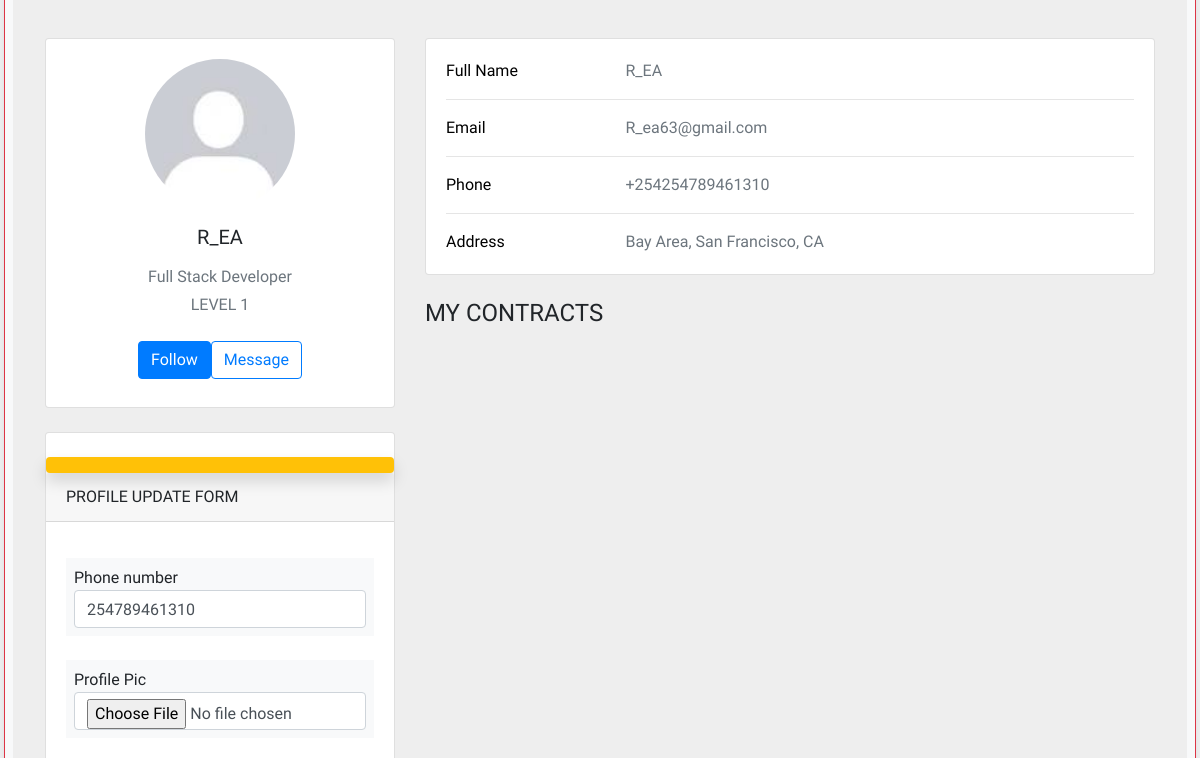
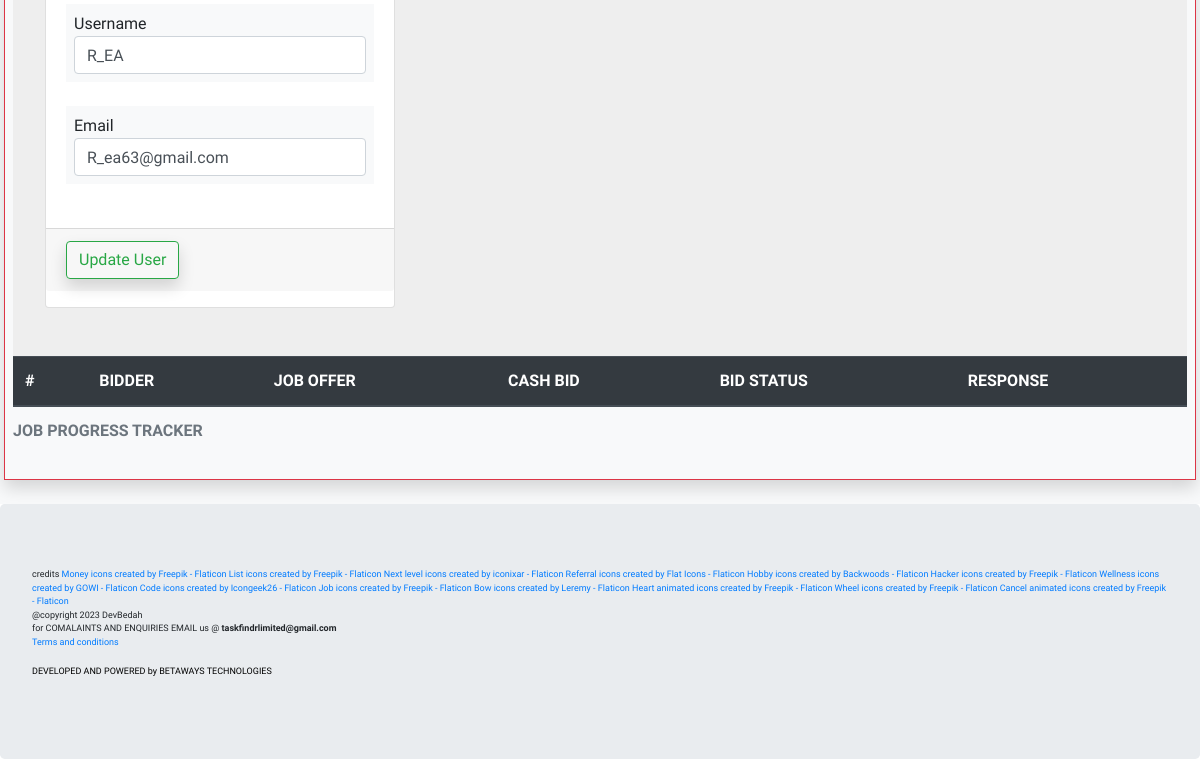
Page /profile/ (signed in, lower part) on the earlier database version (2 pictures, top to bottom).
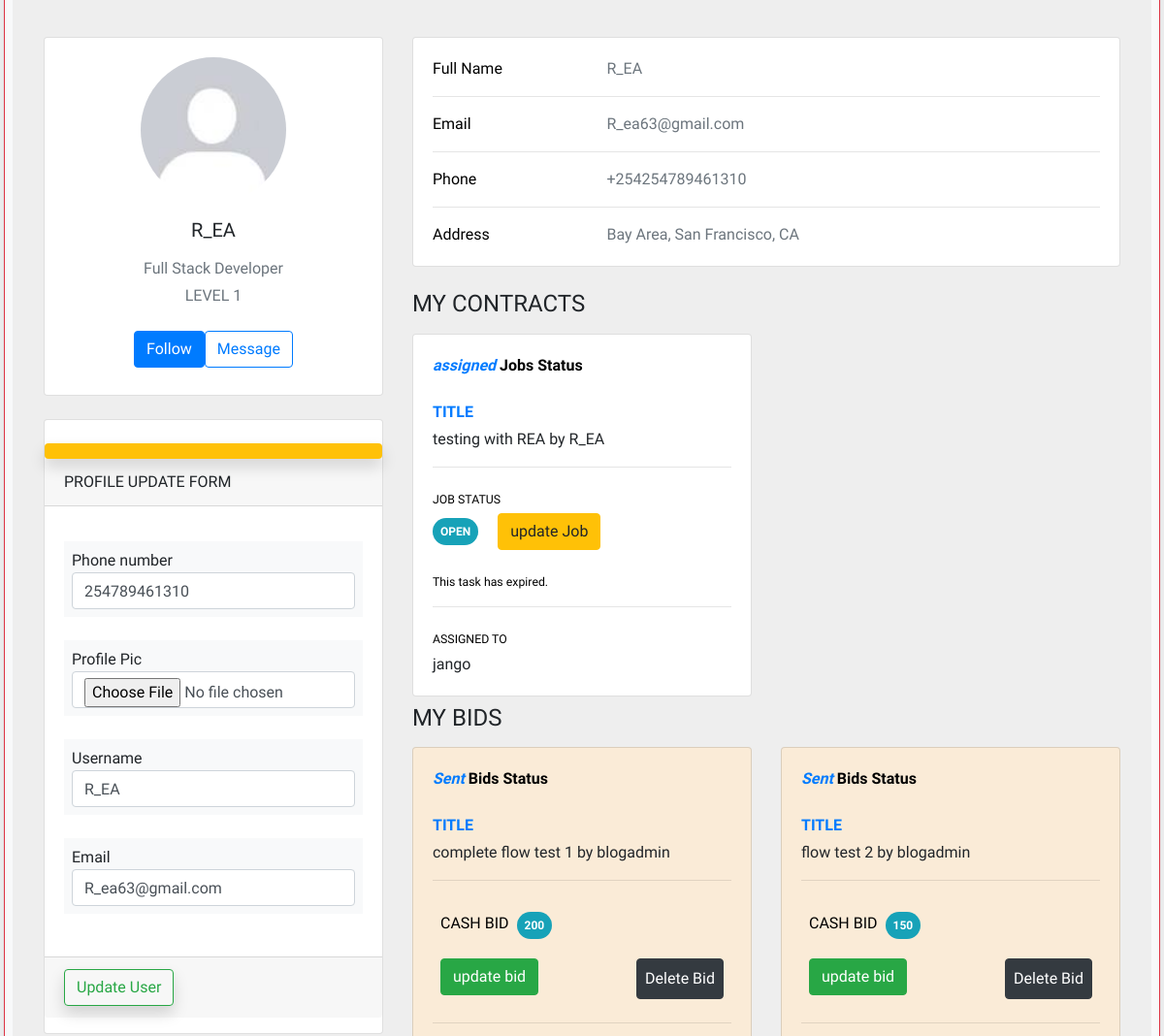
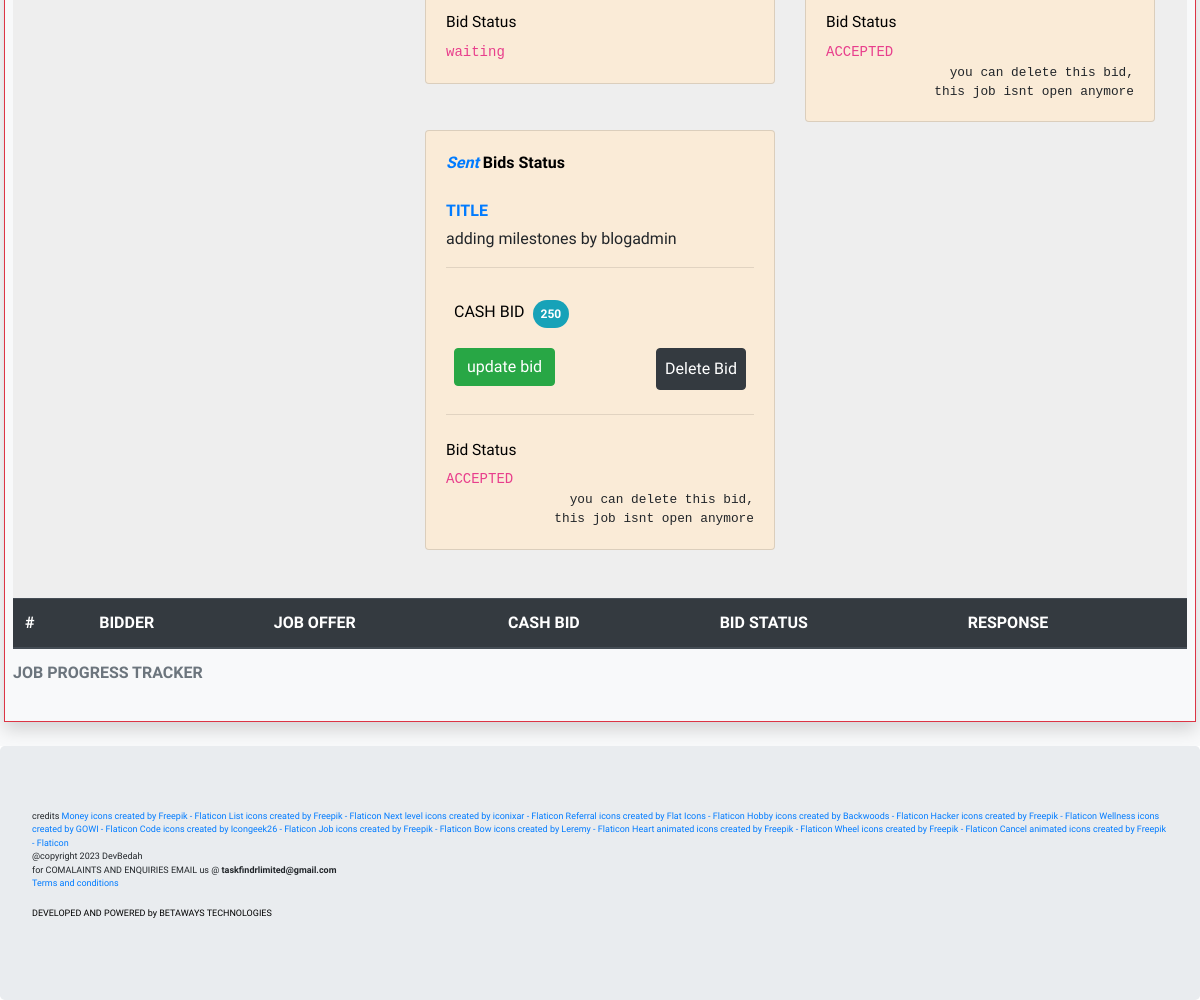
Same page on the later database version (2 pictures, top to bottom).
### users/models.py (models this page shows, shortened)
class profile(models.Model):
    user = models.OneToOneField(User, on_delete = models.CASCADE)
    image = models.ImageField(default ='default.jpg', upload_to ='profile_pics')
    bio = models.TextField(default=" ")
    otp=models.CharField(max_length=100,null=True,blank=True)
    level= models.IntegerField(default=1)
    phone_number = models.IntegerField(default=0)
    reffered_by = models.CharField(max_length=50,default=None,null=True)
    leveled_up = models.BooleanField(default=False)
    is_verified = models.BooleanField(default=False)
    work_done = models.ManyToManyField(blogpost,related_name="jobs_done")

### taskmanager/models.py (models this page shows, shortened)
class JobOffer(DirtyFieldsMixin,models.Model):
    class Meta:
        verbose_name ="job offers"
        verbose_name_plural = "job offers"
    STATUS_CHOICES = [
        ("ASSIGNED", "assigned"),
        ("OPEN", "open"),
        ("COMPLETED", "complete"),
        ("REVIEW", "review"),
    ]
    job = models.ForeignKey(blogpost,on_delete=models.CASCADE,related_name='job_offer')
    milestones = models.ManyToManyField('OfferMilestones', related_name="job_milestones",blank=True)
    bids = models.ManyToManyField('OfferBids', related_name="job_bids",blank=True)
    time_limit = models.DurationField()
    job_status = models.CharField(choices=STATUS_CHOICES, default="OPEN", max_length=20)
    created_at = models.DateTimeField(auto_now_add=True)

class OfferBids(models.Model):
    class Meta:
        verbose_name ="offer bids"
        verbose_name_plural = "offer bids"
    BID_STATUS = [
        ("WAITING",'waiting'),
        ("ACCEPTED",'accepted'),
        ("DECLINED",'declined')
    ]
    joboffer = models.ForeignKey(JobOffer, on_delete=models.CASCADE)
    cashbid = models.IntegerField(default=0)
    bidder = models.ForeignKey(profile, on_delete=models.CASCADE)
    bid_status = models.CharField(choices=BID_STATUS,max_length=20,default="waiting")

### blog/models.py (models this page shows, shortened)
class blogpost(models.Model):
    title = models.CharField(max_length=200)
    content = models.TextField(max_length=1000)
    excerpt = models.TextField(max_length=300)
    image = models.ImageField(
        upload_to='blog_images/',
        validators=[FileExtensionValidator(allowed_extensions=['jpg', 'jpeg', 'png'])],
        null=True, blank=True)
    date_posted = models.DateTimeField(default=timezone.now)
    author = models.ForeignKey(User,on_delete=models.CASCADE)
    spaces = models.CharField(choices=CATEGORY_CHOICES,max_length=30,null=False,default=None)
    price_offer = models.IntegerField(default=100)
    reaction = models.ManyToManyField(User,through="Postreaction",related_name="blogpost_reactions")
    rating = models.ManyToManyField(User,through="JobRating",related_name="usersjob_rating")
    assigned_to = models.ForeignKey(User,on_delete=models.SET_DEFAULT,default=1,related_name="blogpost_assignedto")
    is_closed = models.BooleanField(default=False)
    def __str__(self):
        return f"{self.title} by {self.author}"

### users/views.py (the view, shortened to what this page needs)
# urls.py: path('profile/',profile_view,name='profile'),
@login_required
def profile_view(request):
    account = Cashaccount.objects.get(owner=request.user)
    myprofile = profile.objects.get(user=request.user)
    myposts = blogpost.objects.filter(author=request.user).prefetch_related('job_offer')
    mybids = OfferBids.objects.filter(bidder=request.user.profile)
    u_form = updateuser(instance=request.user)
    p_form = updateprofile(instance= request.user.profile)
    context ={
    'u_form':u_form,
    'p_form':p_form,
    'errors':p_form.errors,
    'my_account':account,
    'reffs':account.refferals.all(),
    'total_reffs':account.refferals.count(),
    'my_profile':myprofile,
    "tasks":myposts,
    "bids":mybids,
    "bid_counter":1
    }
    return render(request,'blog/profile.html',context)

### blogger/templates/blog/profile.html (shortened to what this page needs)
{% extends "blog/base.html"%}
{% load static %}
{% block content %}
<body>
  <div class=" container-fluid row shadow m-1 p-2 mb-4 bg-light border border-danger">
    <section class="col-lg-12" style="background-color: #eee;">
      <div class="container py-5">
        <div class="row">
          <div class="col">
            <nav aria-label="breadcrumb" class="bg-body-tertiary rounded-3 p-3 mb-4">
            </nav>
          </div>
        </div>
        <div class="row">
          <div class="col-lg-4">
            <div class="card mb-4">
              <div class="card-body text-center">
                <img src="{{user.profile.image.url}}" alt="avatar" class="rounded-circle img-fluid"
                  style="width: 150px;">
                <h5 class="my-3">{{user.username|upper}}</h5>
                <p class="text-muted mb-1">Full Stack Developer</p>
                <p class="text-muted mb-4">LEVEL {{request.user.profile.level}}</p>
                <div class="d-flex justify-content-center mb-2">
                  <button type="button mr-2" data-mdb-button-init data-mdb-ripple-init
                    class="btn btn-primary">Follow</button>
                  <button type="button" data-mdb-button-init data-mdb-ripple-init
                    class="btn btn-outline-primary ms-1">Message</button>
                </div>
              </div>
            </div>
            <div class="card mb-4 mb-lg-0">
              <div class="card-body p-0 h-50">
                <form class="form-group" method="post">
                  <div class="shadow mt-4 p-2 mt-4 bg-warning rounded 10"></div>
                  <div class="">
                    <div class="card-header">PROFILE UPDATE FORM </div>
                    <div class="card-body">
                      <div class="form-group mb-4 mt-2 p-2 mt-5 bg-light">
                        <span>Phone number</span>
                        {{p_form.phone_number}}
                      </div>
                      <div class="form-group  mb-4 p-2 bg-light">
                        <span>Profile Pic</span>
                        {{p_form.image}}
                      </div>
                      <div class="form-group  mb-4 p-2 bg-light">
                        <span class="form-label">Username</span>
                        {{u_form.username}}
                      </div>
                      <div class="form-group  mb-4 p-2 bg-light">
                        <span>Email</span>
                        {{u_form.email}}
                      </div>
                    </div>
                    <div class="card-footer">
                      <button type="submit" class="btn shadow mb-8 btn-outline-success">
                        Update User
                      </button>
                    </div>
                  </div>
                </form>
              </div>
            </div>
          </div>
          <div class="col-lg-8">
            <div class="card mb-4">
              <div class="card-body">
                <div class="row">
                  <div class="col-sm-3">
                    <p class="mb-0">Full Name</p>
                  </div>
                  <div class="col-sm-9">
                    <p class="text-muted mb-0">{{user.username}}</p>
                  </div>
                </div>
                <hr>
                <div class="row">
                  <div class="col-sm-3">
                    <p class="mb-0">Email</p>
                  </div>
                  <div class="col-sm-9">
                    <p class="text-muted mb-0">{{user.email}}</p>
                  </div>
                </div>
                <hr>
                <div class="row">
                  <div class="col-sm-3">
                    <p class="mb-0">Phone</p>
                  </div>
                  <div class="col-sm-9">
                    <p class="text-muted mb-0"> +254{{my_profile.phone_number}}</p>
                  </div>
                </div>
                <hr>
                <div class="row">
                  <div class="col-sm-3">
                    <p class="mb-0">Address</p>
                  </div>
                  <div class="col-sm-9">
                    <p class="text-muted mb-0">Bay Area, San Francisco, CA</p>
                  </div>
                </div>
              </div>
            </div>
            {% if tasks%}
            <h4>MY CONTRACTS </h4>
            <div class="row">
              {%for task in tasks %}
              {%for offer in task.job_offer.all%}
              <div class="col-md-6 mt-2 ">
                <div class="card mb-4 mb-md-0">
                  <div class="card-body">
                    <p class="mb-4 font-weight-bold"><span class="text-primary font-italic me-1">assigned</span> Jobs
                      Status
                    </p>
                    <p class="mb-1" style="font-size: .77rem;"><a style="font-size: medium;font-weight: bold;"
                        href="{% url 'post_detail' offer.job.id %}"> TITLE</a></p>
                    {{offer.job}}
                    <hr>
                    <p class="mt-4 mb-1" style="font-size: .77rem;">JOB STATUS</p>
                    <span class="badge badge-pill badge-info p-2 mr-2">{{offer.job_status}}</span>
                    <a class="p-2" href="{% url 'update-offer' offer.id %}"><button class="btn btn-warning">update
                        Job </button></a>
                    {% if offer.created_at != None %}
                    <p class="mt-4 mb-1" style="font-size: .77rem;font-weight:500;" id="time-remaining"
                      data-expiration="{{ offer.created_at|add:offer.time_limit|date:'c' }}"></p>
                    {%else%}
                    <p class="mt-4 mb-1" style="font-size: .77rem;">No Time Limit
                    </p>
                    {% endif %}
                    <hr>
                    <p class="mt-4 mb-1" style="font-size: .77rem;">ASSIGNED TO </p>
                    {{task.assigned_to}}
                  </div>
                </div>
              </div>
              {%endfor%}
              {%endfor%}
            </div>
            {% endif %}
            {% if bids %}
            <h4 class="mt-2">MY BIDS</h4>
            <div class="row">
              {%for bid in bids %}
              <div class="col-md-6 mt-2 ">
                <div style="background: antiquewhite;" class="card mb-4 mb-md-0">
                  <div class="card-body">
                    <p class="mb-4 font-weight-bold"><span class="text-primary font-italic me-1">Sent</span> Bids
                      Status
                    </p>
                    <p class="mb-1" style="font-size: .77rem;"><a style="font-size: medium;font-weight: bold;"
                        href="{% url 'post_detail' bid.joboffer.job.id %}"> TITLE</a></p>
                    {{bid.joboffer.job}}
                    <hr>
                    <p style="font-size: medium; display: flex;" class="mt-4 mb-1 p-2" style="font-size: .77rem;">CASH
                      BID
                      <span class="badge badge-pill badge-info p-2 ml-2">{{bid.cashbid}}</span>
                    </p>
                    <div class="justify-content-between" style="display:flex">
                      <a class="p-2" href="{% url 'bid_update' bid.joboffer.id bid.id %}"><button
                          class="btn btn-success">update
                          bid </button></a>
                      <form action="{% url 'bid_delete' bid.joboffer.id bid.id %}" method="post" class="p-2">
                        <button type="submit" name="delete" class="p-2 btn btn-dark">Delete Bid</button>
                      </form>
                    </div>
                    <hr>
                    <p class="mt-4 mb-1" style="font-size: .97rem;">Bid Status </p>
                    <code>{{bid.bid_status}}</code>
                    <div>
                      {% if bid.bid_status == 'ACCEPTED' or bid.bid_status == 'DECLINED' %}
                      <small style="display: flex;justify-content: end; font-family: monospace;">you can delete this
                        bid, </small>
                      {% endif %}
                      {% if bid.joboffer.job_status != "OPEN"%}
                      <small style="display: flex;justify-content: end; font-family: monospace;">this job isnt open
                        anymore </small>
                      {% endif %}
                    </div>
                  </div>
                </div>
              </div>
              {%endfor%}
            </div>
            {%endif%}
          </div>
        </div>
      </div>
    </section>
    <table class="table table-striped">
      <caption class="font-weight-bold">JOB PROGRESS TRACKER</caption>
      <thead class="thead-dark">
        <tr>
          <th scope="col">#</th>
          <th scope="col"> BIDDER</th>
          <th scope="col">JOB OFFER </th>
          <th scope="col">CASH BID</th>
          <th scope="col">BID STATUS</th>
          <th scope="col"> RESPONSE </th>
        </tr>
      </thead>
    </table>
  </div>
</body>
{% endblock %}

### blogger/templates/blog/base.html (shortened to what this page needs)
{% load static %}
<!DOCTYPE html>
<head>
  <link rel="stylesheet" href="https://cdn.jsdelivr.net/npm/bootstrap@4.6.1/dist/css/bootstrap.min.css">
  <link rel="stylesheet" href="https://cdn.jsdelivr.net/npm/bootstrap-icons@1.11.3/font/bootstrap-icons.min.css">
  <link rel="stylesheet" href="https://cdnjs.cloudflare.com/ajax/libs/font-awesome/6.0.0-beta3/css/all.min.css">
  <link rel="stylesheet" href="{% static 'blog/nav/fonts/icomoon/style.css' %}">
  <link rel="stylesheet" href="{% static 'blog/nav/css/owl.carousel.min.css' %}">
  <link rel="stylesheet" href="{% static 'blog/nav/lib/animate/animate.min.css'%}">
  <link rel="stylesheet" href="{% static 'blog/nav/css/bootstrap.min.css'%}">
  <link rel="stylesheet" href="{% static 'blog/nav/css/style.css'%}">
</head>
<section style="">
  <div class="container-fluid bg-light">
    <div class="row">
      {% block content %}
      {% endblock %}
    </div>
  </div>
</section>
<footer class="wow fadeInDown jumbotron" style="font-size:xx-small" data-wow-delay="0.1s">
  <div style="">
    credits
    <a href="https://www.flaticon.com/free-icons/money" title="money icons">Money icons created by Freepik -
      Flaticon</a>
    <a href="https://www.flaticon.com/free-icons/list" title="list icons">List icons created by Freepik - Flaticon</a>
    <a href="https://www.flaticon.com/free-icons/next-level" title="next level icons">Next level icons created by
      iconixar - Flaticon</a>
    <a href="https://www.flaticon.com/free-icons/referral" title="referral icons">Referral icons created by Flat Icons -
      Flaticon</a>
    <a href="https://www.flaticon.com/free-icons/hobby" title="hobby icons">Hobby icons created by Backwoods -
      Flaticon</a>
    <a href="https://www.flaticon.com/free-icons/hacker" title="hacker icons">Hacker icons created by Freepik -
      Flaticon</a>
    <a href="https://www.flaticon.com/free-icons/wellness" title="wellness icons">Wellness icons created by GOWI -
      Flaticon</a>
    <a href="https://www.flaticon.com/free-icons/code" title="code icons">Code icons created by Icongeek26 -
      Flaticon</a>
    <a href="https://www.flaticon.com/free-icons/job" title="job icons">Job icons created by Freepik - Flaticon</a>
    <a href="https://www.flaticon.com/free-icons/bow" title="bow icons">Bow icons created by Leremy - Flaticon</a>
    <a href="https://www.flaticon.com/free-animated-icons/heart" title="heart animated icons">Heart animated icons
      created by Freepik - Flaticon</a>
    <a href="https://www.flaticon.com/free-icons/wheel" title="wheel icons">Wheel icons created by Freepik -
      Flaticon</a>
    <a href="https://www.flaticon.com/free-animated-icons/cancel" title="cancel animated icons">Cancel animated icons
      created by Freepik - Flaticon</a>
  </div>
  <div>
    @copyright 2023 DevBedah<br>
    for COMALAINTS AND ENQUIRIES
    EMAIL us @ <b> taskfindrlimited@gmail.com </b>
    <p><a href="{%url 'terms' %}">Terms and conditions</a></p>
  </div>
  <div>
    <P>DEVELOPED AND POWERED by <b>BETAWAYS TECHNOLOGIES</b></P>
  </div>
</footer>
</html>

Differences in the rows shown:
added blogpost: assigned_to "jango"
added JobOffer: job "testing with REA by R_EA", job_status "OPEN"
added OfferBids: joboffer.job "complete flow test 1 by blogadmin", cashbid "200", bid_status "waiting"
added OfferBids: joboffer.job "flow test 2 by blogadmin", cashbid "150", bid_status "ACCEPTED", shows "you can delete this bid,", shows "this job isnt open anymore"
added OfferBids: joboffer.job "adding milestones by blogadmin", cashbid "250", bid_status "ACCEPTED", shows "you can delete this bid,", shows "this job isnt open anymore"
Other differences:
text now shown: "MY BIDS"
